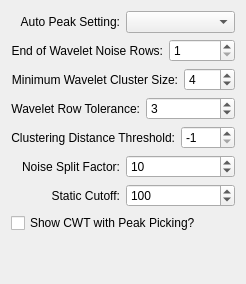
                 <widget class="QWidget" name="tab_6" >
                  <attribute name="title" >
                   <string>Standard Res.</string>
                  </attribute>
                  <layout class="QVBoxLayout" name="verticalLayout_5" >
                   <item>
                    <layout class="QVBoxLayout" name="verticalLayout_2" >
                     <item>
                      <layout class="QHBoxLayout" >
                       <item>
                        <widget class="QLabel" name="label_25" >
                         <property name="toolTip" >
                          <string>&lt;html>&lt;head>&lt;meta name="qrichtext" content="1" />&lt;style type="text/css">
p, li { white-space: pre-wrap; }
&lt;/style>&lt;/head>&lt;body style=" font-family:'MS Shell Dlg 2'; font-size:8.25pt; font-weight:400; font-style:normal;">
&lt;p style="-qt-paragraph-type:empty; margin-top:0px; margin-bottom:0px; margin-left:0px; margin-right:0px; -qt-block-indent:0; text-indent:0px;">&lt;/p>&lt;/body>&lt;/html></string>
                         </property>
                         <property name="text" >
                          <string>Auto Peak Setting:</string>
                         </property>
                         <property name="alignment" >
                          <set>Qt::AlignRight|Qt::AlignTrailing|Qt::AlignVCenter</set>
                         </property>
                        </widget>
                       </item>
                       <item>
                        <widget class="QComboBox" name="peakSetting_CB" >
                         <property name="toolTip" >
                          <string>&lt;html>&lt;head>&lt;meta name="qrichtext" content="1" />&lt;style type="text/css">
p, li { white-space: pre-wrap; }
&lt;/style>&lt;/head>&lt;body style=" font-family:'MS Shell Dlg 2'; font-size:8.25pt; font-weight:400; font-style:normal;">
&lt;p style=" margin-top:0px; margin-bottom:0px; margin-left:0px; margin-right:0px; -qt-block-indent:0; text-indent:0px;">Peak Picking Presets&lt;/p>&lt;/body>&lt;/html></string>
                         </property>
                        </widget>
                       </item>
                      </layout>
                     </item>
                     <item>
                      <layout class="QHBoxLayout" >
                       <item>
                        <widget class="QLabel" name="label_21" >
                         <property name="toolTip" >
                          <string>&lt;html>&lt;head>&lt;meta name="qrichtext" content="1" />&lt;style type="text/css">
p, li { white-space: pre-wrap; }
&lt;/style>&lt;/head>&lt;body style=" font-family:'MS Shell Dlg 2'; font-size:8.25pt; font-weight:400; font-style:normal;">
&lt;p style="-qt-paragraph-type:empty; margin-top:0px; margin-bottom:0px; margin-left:0px; margin-right:0px; -qt-block-indent:0; text-indent:0px;">&lt;/p>&lt;/body>&lt;/html></string>
                         </property>
                         <property name="text" >
                          <string>End of Wavelet Noise Rows:</string>
                         </property>
                         <property name="alignment" >
                          <set>Qt::AlignRight|Qt::AlignTrailing|Qt::AlignVCenter</set>
                         </property>
                        </widget>
                       </item>
                       <item>
                        <widget class="QSpinBox" name="minRow_SB" >
                         <property name="toolTip" >
                          <string>&lt;html>&lt;head>&lt;meta name="qrichtext" content="1" />&lt;style type="text/css">
p, li { white-space: pre-wrap; }
&lt;/style>&lt;/head>&lt;body style=" font-family:'MS Shell Dlg 2'; font-size:8.25pt; font-weight:400; font-style:normal;">
&lt;p style=" margin-top:0px; margin-bottom:0px; margin-left:0px; margin-right:0px; -qt-block-indent:0; text-indent:0px;">&lt;span style=" font-size:8pt;">Last row of the wavelet to be considered noise.&lt;/span>&lt;/p>
&lt;p style=" margin-top:0px; margin-bottom:0px; margin-left:0px; margin-right:0px; -qt-block-indent:0; text-indent:0px; font-size:8pt;">Must be less than the number of scales.&lt;/p>
&lt;p style=" margin-top:0px; margin-bottom:0px; margin-left:0px; margin-right:0px; -qt-block-indent:0; text-indent:0px; font-size:8pt;">A smaller number means more peaks,&lt;/p>
&lt;p style=" margin-top:0px; margin-bottom:0px; margin-left:0px; margin-right:0px; -qt-block-indent:0; text-indent:0px; font-size:8pt;">but not necessarily better results.&lt;/p>&lt;/body>&lt;/html></string>
                         </property>
                         <property name="minimum" >
                          <number>1</number>
                         </property>
                         <property name="maximum" >
                          <number>100</number>
                         </property>
                         <property name="value" >
                          <number>1</number>
                         </property>
                        </widget>
                       </item>
                      </layout>
                     </item>
                     <item>
                      <layout class="QHBoxLayout" >
                       <item>
                        <widget class="QLabel" name="label_22" >
                         <property name="toolTip" >
                          <string>&lt;html>&lt;head>&lt;meta name="qrichtext" content="1" />&lt;style type="text/css">
p, li { white-space: pre-wrap; }
&lt;/style>&lt;/head>&lt;body style=" font-family:'MS Shell Dlg 2'; font-size:8.25pt; font-weight:400; font-style:normal;">
&lt;p style="-qt-paragraph-type:empty; margin-top:0px; margin-bottom:0px; margin-left:0px; margin-right:0px; -qt-block-indent:0; text-indent:0px;">&lt;/p>&lt;/body>&lt;/html></string>
                         </property>
                         <property name="text" >
                          <string>Minimum Wavelet Cluster Size:</string>
                         </property>
                         <property name="alignment" >
                          <set>Qt::AlignRight|Qt::AlignTrailing|Qt::AlignVCenter</set>
                         </property>
                        </widget>
                       </item>
                       <item>
                        <widget class="QSpinBox" name="minClust_SB" >
                         <property name="toolTip" >
                          <string>Minimum number of peaks to be found during the wavelet transform for each MS peak.
Must be less than the number of scales.
Half the number of scales appears to be a good approximation.
Higher numbers mean fewer peaks.</string>
                         </property>
                         <property name="minimum" >
                          <number>1</number>
                         </property>
                         <property name="maximum" >
                          <number>100</number>
                         </property>
                         <property name="value" >
                          <number>4</number>
                         </property>
                        </widget>
                       </item>
                      </layout>
                     </item>
                     <item>
                      <layout class="QHBoxLayout" >
                       <item>
                        <widget class="QLabel" name="label_19" >
                         <property name="toolTip" >
                          <string>&lt;html>&lt;head>&lt;meta name="qrichtext" content="1" />&lt;style type="text/css">
p, li { white-space: pre-wrap; }
&lt;/style>&lt;/head>&lt;body style=" font-family:'MS Shell Dlg 2'; font-size:8.25pt; font-weight:400; font-style:normal;">
&lt;p style="-qt-paragraph-type:empty; margin-top:0px; margin-bottom:0px; margin-left:0px; margin-right:0px; -qt-block-indent:0; text-indent:0px;">&lt;/p>&lt;/body>&lt;/html></string>
                         </property>
                         <property name="text" >
                          <string>Wavelet Row Tolerance:</string>
                         </property>
                         <property name="alignment" >
                          <set>Qt::AlignRight|Qt::AlignTrailing|Qt::AlignVCenter</set>
                         </property>
                        </widget>
                       </item>
                       <item>
                        <widget class="QSpinBox" name="waveletRowTol_SB" >
                         <property name="toolTip" >
                          <string>&lt;html>&lt;head>&lt;meta name="qrichtext" content="1" />&lt;style type="text/css">
p, li { white-space: pre-wrap; }
&lt;/style>&lt;/head>&lt;body style=" font-family:'MS Shell Dlg 2'; font-size:8.25pt; font-weight:400; font-style:normal;">
&lt;p style=" margin-top:0px; margin-bottom:0px; margin-left:0px; margin-right:0px; -qt-block-indent:0; text-indent:0px;">Allowed tolerance for each peak found in each subsequent row of the wavelet transform.  A smaller number requires tighter grouping of peaks for each scale of the CWT in order for a peak to be located.  Too large a number creates more peaks, but at a cost.&lt;/p>&lt;/body>&lt;/html></string>
                         </property>
                         <property name="minimum" >
                          <number>1</number>
                         </property>
                         <property name="value" >
                          <number>3</number>
                         </property>
                        </widget>
                       </item>
                      </layout>
                     </item>
                     <item>
                      <layout class="QHBoxLayout" >
                       <item>
                        <widget class="QLabel" name="label_23" >
                         <property name="toolTip" >
                          <string>&lt;html>&lt;head>&lt;meta name="qrichtext" content="1" />&lt;style type="text/css">
p, li { white-space: pre-wrap; }
&lt;/style>&lt;/head>&lt;body style=" font-family:'MS Shell Dlg 2'; font-size:8.25pt; font-weight:400; font-style:normal;">
&lt;p style="-qt-paragraph-type:empty; margin-top:0px; margin-bottom:0px; margin-left:0px; margin-right:0px; -qt-block-indent:0; text-indent:0px;">&lt;/p>&lt;/body>&lt;/html></string>
                         </property>
                         <property name="text" >
                          <string>Clustering Distance Threshold:</string>
                         </property>
                         <property name="alignment" >
                          <set>Qt::AlignRight|Qt::AlignTrailing|Qt::AlignVCenter</set>
                         </property>
                        </widget>
                       </item>
                       <item>
                        <widget class="QSpinBox" name="dbscanEPS_SB" >
                         <property name="toolTip" >
                          <string>&lt;html>&lt;head>&lt;meta name="qrichtext" content="1" />&lt;style type="text/css">
p, li { white-space: pre-wrap; }
&lt;/style>&lt;/head>&lt;body style=" font-family:'MS Shell Dlg 2'; font-size:8.25pt; font-weight:400; font-style:normal;">
&lt;p style=" margin-top:0px; margin-bottom:0px; margin-left:0px; margin-right:0px; -qt-block-indent:0; text-indent:0px; font-size:8pt;">Distance to be used for a clustering cutoff.  Set to -1 for auto-calculation.  A smaller number means fewer peaks while a larger number includes more surrounding neighbors.  Be careful...&lt;/p>&lt;/body>&lt;/html></string>
                         </property>
                         <property name="minimum" >
                          <number>-1</number>
                         </property>
                         <property name="maximum" >
                          <number>1000</number>
                         </property>
                         <property name="value" >
                          <number>-1</number>
                         </property>
                        </widget>
                       </item>
                      </layout>
                     </item>
                     <item>
                      <layout class="QHBoxLayout" >
                       <item>
                        <widget class="QLabel" name="label_15" >
                         <property name="toolTip" >
                          <string>&lt;html>&lt;head>&lt;meta name="qrichtext" content="1" />&lt;style type="text/css">
p, li { white-space: pre-wrap; }
&lt;/style>&lt;/head>&lt;body style=" font-family:'MS Shell Dlg 2'; font-size:8.25pt; font-weight:400; font-style:normal;">
&lt;p style="-qt-paragraph-type:empty; margin-top:0px; margin-bottom:0px; margin-left:0px; margin-right:0px; -qt-block-indent:0; text-indent:0px;">&lt;/p>&lt;/body>&lt;/html></string>
                         </property>
                         <property name="text" >
                          <string>Noise Split Factor:</string>
                         </property>
                         <property name="alignment" >
                          <set>Qt::AlignRight|Qt::AlignTrailing|Qt::AlignVCenter</set>
                         </property>
                        </widget>
                       </item>
                       <item>
                        <widget class="QSpinBox" name="noiseFactor_SB" >
                         <property name="toolTip" >
                          <string>&lt;html>&lt;head>&lt;meta name="qrichtext" content="1" />&lt;style type="text/css">
p, li { white-space: pre-wrap; }
&lt;/style>&lt;/head>&lt;body style=" font-family:'MS Shell Dlg 2'; font-size:8.25pt; font-weight:400; font-style:normal;">
&lt;p style=" margin-top:0px; margin-bottom:0px; margin-left:0px; margin-right:0px; -qt-block-indent:0; text-indent:0px; font-size:8pt;">Factor by which the spectrum will be split in order to estimate local noise.  More is better but slower. For example:&lt;/p>
&lt;p style=" margin-top:0px; margin-bottom:0px; margin-left:0px; margin-right:0px; -qt-block-indent:0; text-indent:0px; font-size:8pt;">if the length of a MS spectrum = 10000&lt;/p>
&lt;p style=" margin-top:0px; margin-bottom:0px; margin-left:0px; margin-right:0px; -qt-block-indent:0; text-indent:0px; font-size:8pt;">and Noise Split Factor = 10&lt;/p>
&lt;p style=" margin-top:0px; margin-bottom:0px; margin-left:0px; margin-right:0px; -qt-block-indent:0; text-indent:0px; font-size:8pt;">the number of segments used = 1000&lt;/p>&lt;/body>&lt;/html></string>
                         </property>
                         <property name="minimum" >
                          <number>1</number>
                         </property>
                         <property name="maximum" >
                          <number>100</number>
                         </property>
                         <property name="value" >
                          <number>10</number>
                         </property>
                        </widget>
                       </item>
                      </layout>
                     </item>
                     <item>
                      <layout class="QHBoxLayout" >
                       <item>
                        <widget class="QLabel" name="label_24" >
                         <property name="toolTip" >
                          <string>&lt;html>&lt;head>&lt;meta name="qrichtext" content="1" />&lt;style type="text/css">
p, li { white-space: pre-wrap; }
&lt;/style>&lt;/head>&lt;body style=" font-family:'MS Shell Dlg 2'; font-size:8.25pt; font-weight:400; font-style:normal;">
&lt;p style="-qt-paragraph-type:empty; margin-top:0px; margin-bottom:0px; margin-left:0px; margin-right:0px; -qt-block-indent:0; text-indent:0px;">&lt;/p>&lt;/body>&lt;/html></string>
                         </property>
                         <property name="text" >
                          <string>Static Cutoff:</string>
                         </property>
                         <property name="alignment" >
                          <set>Qt::AlignRight|Qt::AlignTrailing|Qt::AlignVCenter</set>
                         </property>
                        </widget>
                       </item>
                       <item>
                        <widget class="QSpinBox" name="staticCutoff_SB" >
                         <property name="toolTip" >
                          <string>&lt;html>&lt;head>&lt;meta name="qrichtext" content="1" />&lt;style type="text/css">
p, li { white-space: pre-wrap; }
&lt;/style>&lt;/head>&lt;body style=" font-family:'MS Shell Dlg 2'; font-size:8.25pt; font-weight:400; font-style:normal;">
&lt;p style=" margin-top:0px; margin-bottom:0px; margin-left:0px; margin-right:0px; -qt-block-indent:0; text-indent:0px; font-size:8pt;">This is the minimum value in absolute counts (i.e. not normalized) to be considered for peak picking.&lt;/p>&lt;/body>&lt;/html></string>
                         </property>
                         <property name="maximum" >
                          <number>1000000</number>
                         </property>
                         <property name="value" >
                          <number>100</number>
                         </property>
                        </widget>
                       </item>
                      </layout>
                     </item>
                     <item>
                      <widget class="QCheckBox" name="showCWT_CB" >
                       <property name="text" >
                        <string>Show CWT with Peak Picking?</string>
                       </property>
                      </widget>
                     </item>
                     <item>
                      <spacer>
                       <property name="orientation" >
                        <enum>Qt::Vertical</enum>
                       </property>
                       <property name="sizeHint" stdset="0" >
                        <size>
                         <width>20</width>
                         <height>40</height>
                        </size>
                       </property>
                      </spacer>
                     </item>
                    </layout>
                   </item>
                  </layout>
                 </widget>
